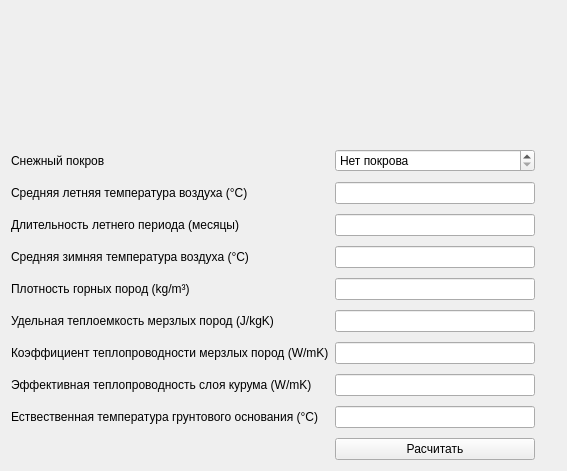
<?xml version="1.0" encoding="UTF-8"?>
<ui version="4.0">
 <class>form</class>
 <widget class="QWidget" name="form">
  <property name="geometry">
   <rect>
    <x>0</x>
    <y>0</y>
    <width>567</width>
    <height>471</height>
   </rect>
  </property>
  <property name="sizePolicy">
   <sizepolicy hsizetype="Expanding" vsizetype="Expanding">
    <horstretch>0</horstretch>
    <verstretch>0</verstretch>
   </sizepolicy>
  </property>
  <property name="minimumSize">
   <size>
    <width>0</width>
    <height>0</height>
   </size>
  </property>
  <property name="maximumSize">
   <size>
    <width>16777215</width>
    <height>16777215</height>
   </size>
  </property>
  <property name="focusPolicy">
   <enum>Qt::FocusPolicy::StrongFocus</enum>
  </property>
  <property name="windowTitle">
   <string>Form</string>
  </property>
  <layout class="QFormLayout" name="formLayout">
   <property name="formAlignment">
    <set>Qt::AlignmentFlag::AlignBottom|Qt::AlignmentFlag::AlignLeading|Qt::AlignmentFlag::AlignLeft</set>
   </property>
   <property name="verticalSpacing">
    <number>10</number>
   </property>
   <item row="0" column="0">
    <widget class="QLabel" name="label">
     <property name="text">
      <string>Снежный покров</string>
     </property>
    </widget>
   </item>
   <item row="0" column="1">
    <widget class="QDoubleSpinBox" name="snowCover">
     <property name="sizePolicy">
      <sizepolicy hsizetype="Expanding" vsizetype="Fixed">
       <horstretch>0</horstretch>
       <verstretch>0</verstretch>
      </sizepolicy>
     </property>
     <property name="maximumSize">
      <size>
       <width>200</width>
       <height>16777215</height>
      </size>
     </property>
     <property name="specialValueText">
      <string>Нет покрова</string>
     </property>
     <property name="decimals">
      <number>1</number>
     </property>
     <property name="minimum">
      <double>1.000000000000000</double>
     </property>
     <property name="maximum">
      <double>3.000000000000000</double>
     </property>
     <property name="singleStep">
      <double>0.500000000000000</double>
     </property>
    </widget>
   </item>
   <item row="1" column="0">
    <widget class="QLabel" name="label_2">
     <property name="text">
      <string>Средняя летняя температура воздуха (°C)</string>
     </property>
     <property name="wordWrap">
      <bool>false</bool>
     </property>
    </widget>
   </item>
   <item row="1" column="1">
    <widget class="QLineEdit" name="avgSummerAirTemp">
     <property name="sizePolicy">
      <sizepolicy hsizetype="Expanding" vsizetype="Fixed">
       <horstretch>0</horstretch>
       <verstretch>0</verstretch>
      </sizepolicy>
     </property>
     <property name="minimumSize">
      <size>
       <width>0</width>
       <height>0</height>
      </size>
     </property>
     <property name="maximumSize">
      <size>
       <width>200</width>
       <height>16777215</height>
      </size>
     </property>
    </widget>
   </item>
   <item row="2" column="0">
    <widget class="QLabel" name="Label">
     <property name="text">
      <string>Длительность летнего периода (месяцы)</string>
     </property>
    </widget>
   </item>
   <item row="2" column="1">
    <widget class="QLineEdit" name="summerPeriodDuration">
     <property name="sizePolicy">
      <sizepolicy hsizetype="Expanding" vsizetype="Fixed">
       <horstretch>0</horstretch>
       <verstretch>0</verstretch>
      </sizepolicy>
     </property>
     <property name="minimumSize">
      <size>
       <width>0</width>
       <height>0</height>
      </size>
     </property>
     <property name="maximumSize">
      <size>
       <width>200</width>
       <height>16777215</height>
      </size>
     </property>
    </widget>
   </item>
   <item row="3" column="0">
    <widget class="QLabel" name="label_3">
     <property name="text">
      <string>Средняя зимняя температура воздуха (°C)</string>
     </property>
     <property name="wordWrap">
      <bool>false</bool>
     </property>
    </widget>
   </item>
   <item row="3" column="1">
    <widget class="QLineEdit" name="avgWinterAirTemp">
     <property name="sizePolicy">
      <sizepolicy hsizetype="Expanding" vsizetype="Fixed">
       <horstretch>0</horstretch>
       <verstretch>0</verstretch>
      </sizepolicy>
     </property>
     <property name="minimumSize">
      <size>
       <width>0</width>
       <height>0</height>
      </size>
     </property>
     <property name="maximumSize">
      <size>
       <width>200</width>
       <height>16777215</height>
      </size>
     </property>
    </widget>
   </item>
   <item row="4" column="0">
    <widget class="QLabel" name="label_4">
     <property name="text">
      <string>Плотность горных пород (kg/m³)</string>
     </property>
     <property name="wordWrap">
      <bool>false</bool>
     </property>
    </widget>
   </item>
   <item row="4" column="1">
    <widget class="QLineEdit" name="rocksDensity">
     <property name="sizePolicy">
      <sizepolicy hsizetype="Expanding" vsizetype="Fixed">
       <horstretch>0</horstretch>
       <verstretch>0</verstretch>
      </sizepolicy>
     </property>
     <property name="minimumSize">
      <size>
       <width>0</width>
       <height>0</height>
      </size>
     </property>
     <property name="maximumSize">
      <size>
       <width>200</width>
       <height>16777215</height>
      </size>
     </property>
    </widget>
   </item>
   <item row="5" column="0">
    <widget class="QLabel" name="label_5">
     <property name="text">
      <string>Удельная теплоемкость мерзлых пород (J/kgK)</string>
     </property>
     <property name="wordWrap">
      <bool>false</bool>
     </property>
    </widget>
   </item>
   <item row="5" column="1">
    <widget class="QLineEdit" name="frozenRocksHeatCapacity">
     <property name="sizePolicy">
      <sizepolicy hsizetype="Expanding" vsizetype="Fixed">
       <horstretch>0</horstretch>
       <verstretch>0</verstretch>
      </sizepolicy>
     </property>
     <property name="minimumSize">
      <size>
       <width>0</width>
       <height>0</height>
      </size>
     </property>
     <property name="maximumSize">
      <size>
       <width>200</width>
       <height>16777215</height>
      </size>
     </property>
    </widget>
   </item>
   <item row="6" column="0">
    <widget class="QLabel" name="label_6">
     <property name="text">
      <string>Коэффициент теплопроводности мерзлых пород (W/mK)</string>
     </property>
     <property name="wordWrap">
      <bool>false</bool>
     </property>
    </widget>
   </item>
   <item row="6" column="1">
    <widget class="QLineEdit" name="frozenRocksHeatTransferCoeff">
     <property name="sizePolicy">
      <sizepolicy hsizetype="Expanding" vsizetype="Fixed">
       <horstretch>0</horstretch>
       <verstretch>0</verstretch>
      </sizepolicy>
     </property>
     <property name="minimumSize">
      <size>
       <width>0</width>
       <height>0</height>
      </size>
     </property>
     <property name="maximumSize">
      <size>
       <width>200</width>
       <height>16777215</height>
      </size>
     </property>
    </widget>
   </item>
   <item row="7" column="0">
    <widget class="QLabel" name="wMKLabel">
     <property name="text">
      <string>Эффективная теплопроводность слоя курума (W/mK)</string>
     </property>
     <property name="wordWrap">
      <bool>false</bool>
     </property>
    </widget>
   </item>
   <item row="7" column="1">
    <widget class="QLineEdit" name="kurumHeatTransferCoeff">
     <property name="sizePolicy">
      <sizepolicy hsizetype="Expanding" vsizetype="Fixed">
       <horstretch>0</horstretch>
       <verstretch>0</verstretch>
      </sizepolicy>
     </property>
     <property name="minimumSize">
      <size>
       <width>0</width>
       <height>0</height>
      </size>
     </property>
     <property name="maximumSize">
      <size>
       <width>200</width>
       <height>16777215</height>
      </size>
     </property>
    </widget>
   </item>
   <item row="8" column="0">
    <widget class="QLabel" name="cLabel">
     <property name="text">
      <string>Ествественная температура грунтового основания (°C)</string>
     </property>
     <property name="wordWrap">
      <bool>false</bool>
     </property>
    </widget>
   </item>
   <item row="8" column="1">
    <widget class="QLineEdit" name="soilNaturalTemp">
     <property name="sizePolicy">
      <sizepolicy hsizetype="Expanding" vsizetype="Fixed">
       <horstretch>0</horstretch>
       <verstretch>0</verstretch>
      </sizepolicy>
     </property>
     <property name="minimumSize">
      <size>
       <width>0</width>
       <height>0</height>
      </size>
     </property>
     <property name="maximumSize">
      <size>
       <width>200</width>
       <height>16777215</height>
      </size>
     </property>
    </widget>
   </item>
   <item row="9" column="1">
    <widget class="QPushButton" name="calculateButton">
     <property name="sizePolicy">
      <sizepolicy hsizetype="Fixed" vsizetype="Fixed">
       <horstretch>0</horstretch>
       <verstretch>0</verstretch>
      </sizepolicy>
     </property>
     <property name="minimumSize">
      <size>
       <width>0</width>
       <height>0</height>
      </size>
     </property>
     <property name="maximumSize">
      <size>
       <width>200</width>
       <height>16777215</height>
      </size>
     </property>
     <property name="text">
      <string>Расчитать</string>
     </property>
    </widget>
   </item>
  </layout>
 </widget>
 <resources/>
 <connections/>
</ui>
